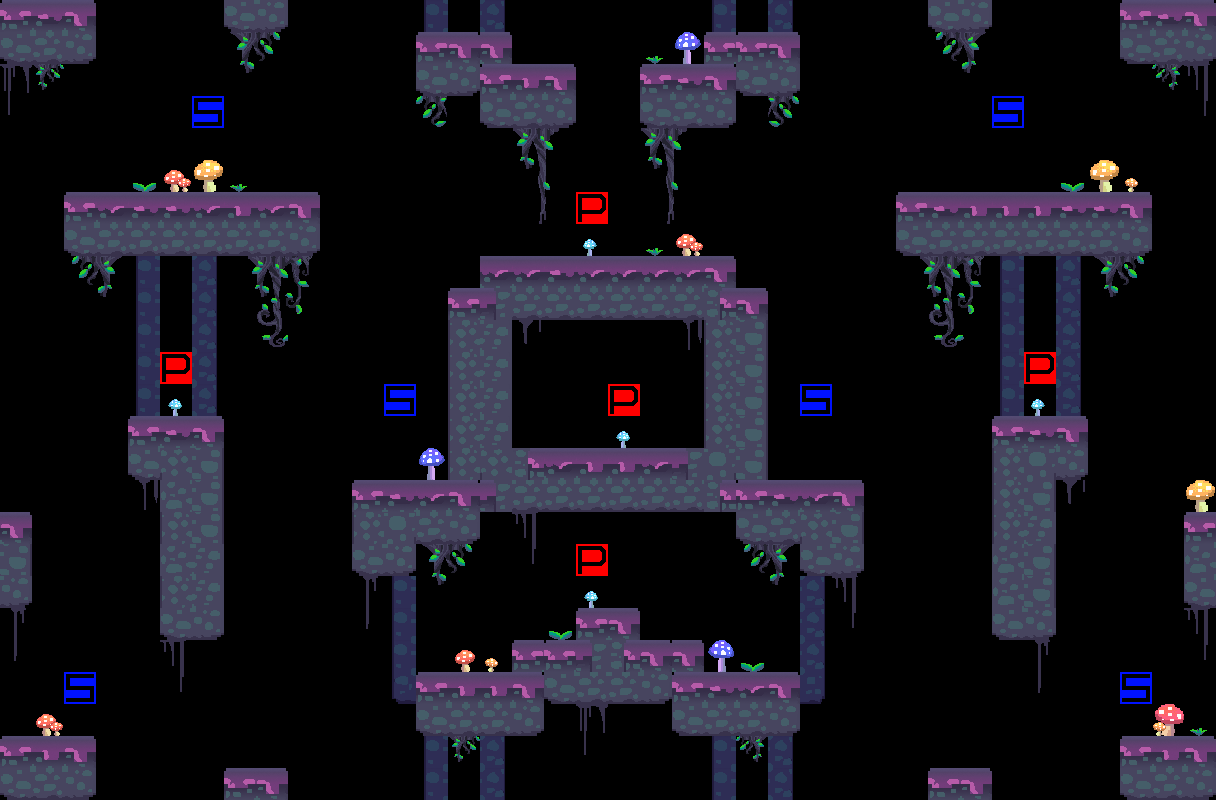

Tiled map render using the project's own tile images. Description and the map definition, with tile-layer contents summarised, below:
An orthogonal 38x25 tile map with 32x32 px tiles, 6 tile layers (background, decoration_back, level, decoration_front, ...), 2 tilesets.

<map version="1.0" orientation="orthogonal" width="38" height="25" tilewidth="32" tileheight="32">
 <tileset firstgid="1" name="TileSet" tilewidth="32" tileheight="32">
  <image source="tiles.png" width="512" height="512" />
  <terraintypes>
   <terrain name="Purple" tile="-1" />
   <terrain name="Green" tile="-1" />
   <terrain name="Background" tile="-1" />
  </terraintypes>
  <tile id="45" terrain=",2,,2" />
  <tile id="46" terrain="2,2,2,2" />
  <tile id="47" terrain="2,,2," />
  <tile id="61" terrain=",2,," />
  <tile id="62" terrain="2,2,," />
  <tile id="63" terrain="2,,," />
  <tile id="64" terrain=",,,0" />
  <tile id="65" terrain=",,0,0" />
  <tile id="66" terrain=",,0," />
  <tile id="67" terrain=",,0,0" />
  <tile id="69" terrain=",,,1" />
  <tile id="70" terrain=",,1,1" />
  <tile id="71" terrain=",,1," />
  <tile id="73" terrain="0,1,0,1" />
  <tile id="80" terrain=",0,,0" />
  <tile id="81" terrain="0,0,0,0" />
  <tile id="82" terrain="0,,0," />
  <tile id="83" terrain="0,0,0,0" />
  <tile id="85" terrain=",1,,1" />
  <tile id="86" terrain="1,1,1,1" />
  <tile id="87" terrain="1,,1," />
  <tile id="88" terrain="1,1,1,1" />
  <tile id="96" terrain=",0,," />
  <tile id="97" terrain="0,0,," />
  <tile id="98" terrain="0,,," />
  <tile id="101" terrain=",1,," />
  <tile id="102" terrain="1,1,," />
  <tile id="103" terrain="1,,," />
  <tile id="115" terrain=",,0,0" />
  <tile id="131" terrain="0,0,0," />
  <tile id="132" terrain="0,0,,0" />
  <tile id="147" terrain="0,,0," />
  <tile id="148" terrain=",0,,0" />
  <tile id="150" terrain="1,,1,1" />
  <tile id="151" terrain=",1,1,1" />
  <tile id="163" terrain="0,,0,0" />
  <tile id="164" terrain=",0,0,0" />
  <tile id="166" terrain="1,1,1," />
  <tile id="167" terrain="1,1,,1" />
 </tileset>
 <tileset firstgid="257" name="control" tilewidth="32" tileheight="32">
  <image source="controls.png" width="256" height="256" />
 </tileset>
 <layer name="background" width="38" height="25">
  <data>[950 cells, 40 non-empty, 4 distinct tile ids]</data>
 </layer>
 <layer name="decoration_back" width="38" height="25">
  <data>[950 cells, 25 non-empty, 24 distinct tile ids]</data>
 </layer>
 <layer name="level" width="38" height="25">
  <data>[950 cells, 224 non-empty, 16 distinct tile ids]</data>
 </layer>
 <layer name="decoration_front" width="38" height="25">
  <data>[950 cells, 87 non-empty, 45 distinct tile ids]</data>
 </layer>
 <layer name="spawn" width="38" height="25">
  <data>[950 cells, 6 non-empty, 1 distinct tile ids]</data>
 </layer>
 <layer name="powerup" width="38" height="25">
  <data>[950 cells, 5 non-empty, 1 distinct tile ids]</data>
 </layer>
</map>
